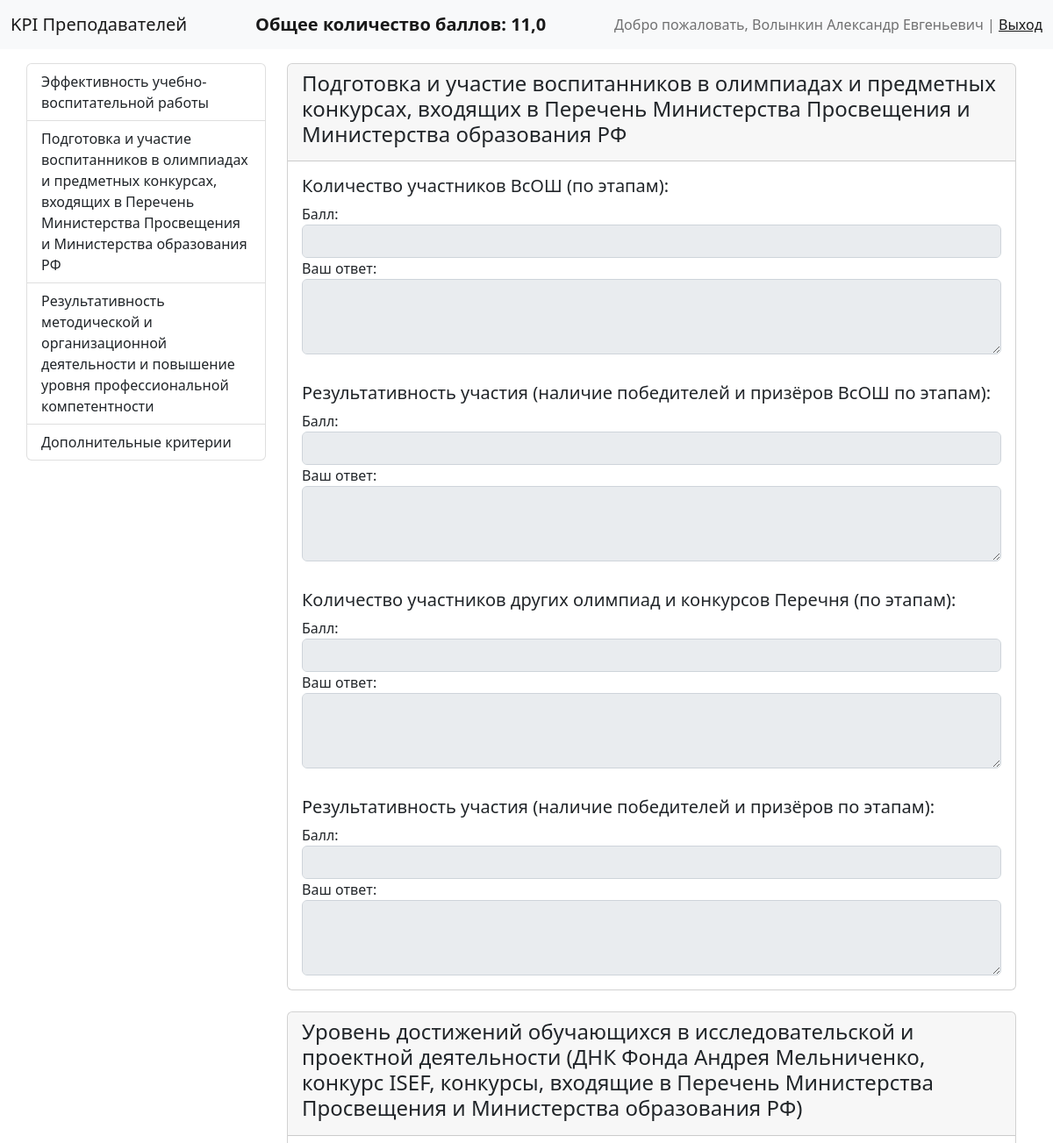
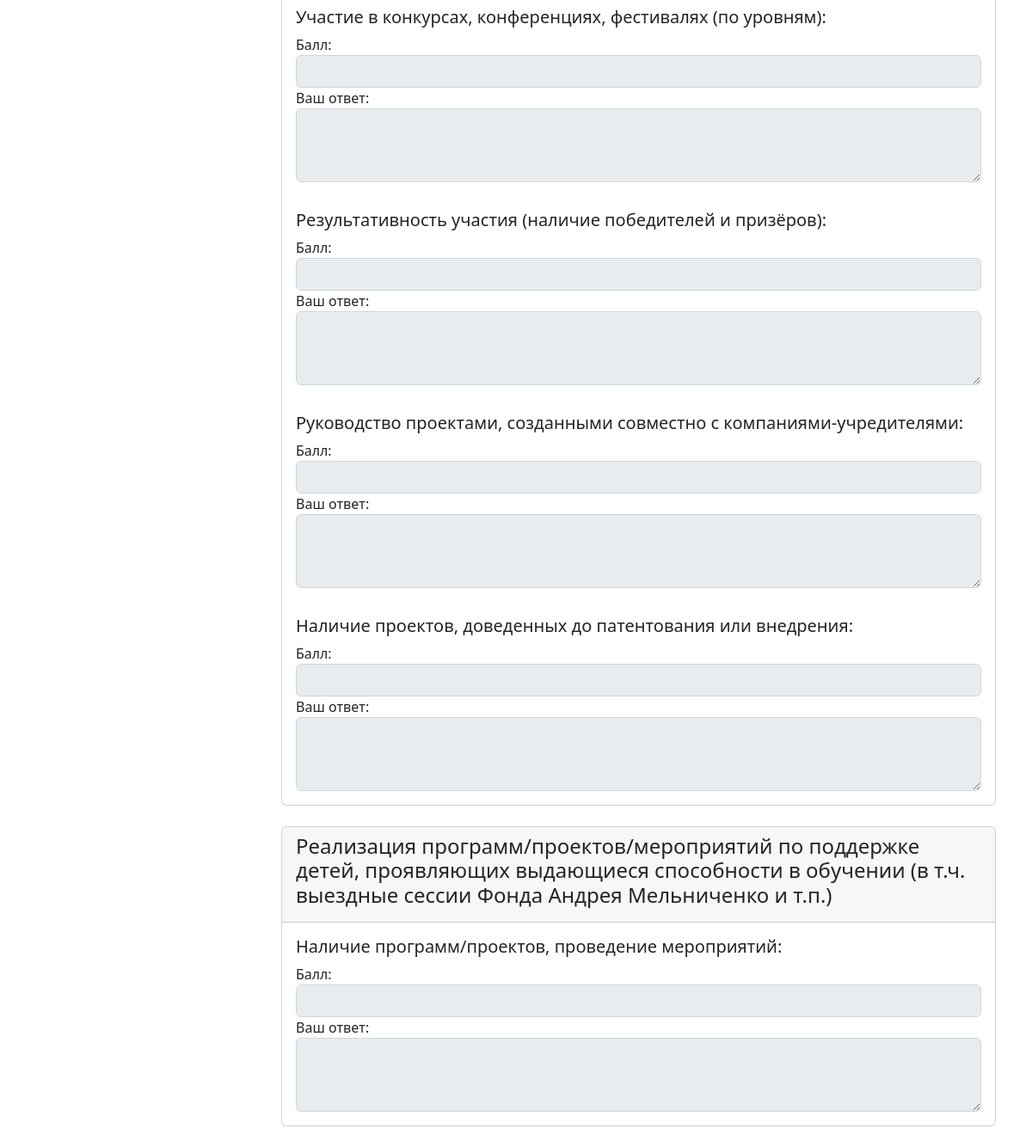
The page /answers/2/ (signed in) on the database its author committed (2 pictures, top to bottom).
### users/models.py (models this page shows, shortened)
class CustomUser(AbstractUser):
    patronymic = models.CharField(max_length=75, blank=True, verbose_name='Отчество')
    total_points = models.FloatField(default=0, verbose_name='Общее количество баллов')
    class Meta:
        verbose_name = 'Преподователь'
        verbose_name_plural = 'Преподователи'
        ordering = ['pk']
    def get_amount_points(self):
        return UserAnswer.objects.filter(user_id=self.pk).aggregate(amounts=Sum('point'))['amounts']
    def full_name(self):
        return f'{self.last_name} {self.first_name} {self.patronymic}'

### kpi/models.py (models this page shows, shortened)
class Kpi(models.Model):
    name = models.CharField(max_length=250, db_index=True, verbose_name='Наименование')
    class Meta:
        verbose_name = 'Показатель эффективности деятельности'
        verbose_name_plural = '1. Показатели эффективности деятельности'
        ordering = ['id']
    def get_absolute_url(self):
        return reverse_lazy('kpi:home', kwargs={'pk': self.pk})

class Criteria(models.Model):
    name = models.CharField(max_length=250, verbose_name='Наименование')
    kpi = models.ForeignKey('Kpi', on_delete=models.PROTECT, verbose_name='Показатель эффективности деятельности')
    class Meta:
        verbose_name = 'Критерий оценки эффективности деятельности'
        verbose_name_plural = '2. Критерии оценки эффективности деятельности'
        ordering = ['id']

class Indicator(models.Model):
    name = models.CharField(max_length=250, db_index=True, verbose_name='Наименование')
    criteria = models.ForeignKey('Criteria', on_delete=models.PROTECT,
                                 verbose_name='Критерий оценки эффективности деятельности')
    category = models.ManyToManyField('Category', verbose_name='Категории')
    class Meta:
        verbose_name = 'Количественный, качественный или объёмный показатель'
        verbose_name_plural = '3. Количественные, качественные или объёмные показатели'
        ordering = ['id']

### kpi/views.py (the view)
# urls.py: path('answers/<int:pk>/', views.home_2, name='home_2'),
def home_2(request, pk=1):
    criteria_on_page = Criteria.objects.filter(kpi__pk=pk).prefetch_related('indicator_set', 'indicator_set__category')
    context = {'criteria': criteria_on_page}
    if request.user.is_authenticated:
        indicators_on_page = Indicator.objects.filter(criteria__kpi__pk=pk)
        indicators_count = indicators_on_page.count()
        entries_user = UserAnswer.objects.filter(user_id=request.user.pk, indicator__in=indicators_on_page)
        initial_list = []
        for indicator in indicators_on_page:
            d = {'indicator': indicator.pk}
            initial_list.append(d)
        if request.method == "POST":
            forms = create_forms(indicators=indicators_on_page, indicators_len=indicators_count, initial=initial_list,
                                 entries=entries_user, post=request.POST)
            if all([form.is_valid() for form in forms.values()]):
                for form in forms.values():
                    new_entry = form.save(commit=False)
                    new_entry.user_id = request.user.pk
                    new_entry.save()
                request.user.total_points = request.user.get_amount_points()
                request.user.save()
                return redirect('kpi:home')
        else:
            if entries_user.exists():
                forms = create_forms(indicators=indicators_on_page, indicators_len=indicators_count,
                                     initial=initial_list, entries=entries_user, post=None)
            else:
                forms = {}
                for indicator, x, init_entry in zip(indicators_on_page, range(indicators_count), initial_list):
                    forms[indicator.id] = UserAnswerForm(prefix=str(x), initial=init_entry)
        context['forms'] = forms
    return render(request, 'kpi/home_2.html', context=context)

### kpi/templatetags/kpi_tags.py (called while the page is built)
@register.simple_tag()
def get_list_kpi():
    return Kpi.objects.all()

### kpi/templates/kpi/home_2.html (shortened to what this page needs)
{% extends 'base.html' %}
{% block content %}
{% if user.is_authenticated %}
  <form method="post">
    {% for criterion in criteria %}
        <div class="card">
            <div class="card-header">
                <h4>{{ criterion.name }}</h4>
            </div>
            {% for indicator in criterion.indicator_set.all %}
                <div class="card-body">
                    <h5 class="card-title">{{ indicator.name }}</h5>
                    {% for id, form in forms.items %}
                        {% if id == indicator.id %}
                            <div class="form-group">
                                <label for="{{ form.point.id_for_label }}">Балл:</label>
                                {{ form.point }}
                            </div>
                            <div class="form-group">
                                <label for="{{ form.text.id_for_label }}">Ваш ответ:</label>
                                {{ form.text }}
                            </div>
                        {% endif %}
                    {% endfor %}
                </div>
            {% endfor %}
        </div>
        <br>
    {% endfor %}
  </form>
{% endif %}
{% endblock content %}

### templates/inc/_navbar.html
<nav class="navbar bg-light">
    <div class="container-fluid">
        <a class="navbar-brand" href="/">KPI Преподавателей</a>
        {% if user.is_authenticated %}
        <span class="navbar-brand">
            <strong>Общее количество баллов: {{ user.get_amount_points }}</strong>
        </span>
        <span class="navbar-text">
            Добро пожаловать, {{ user.full_name }} |
            <a href="{% url 'users:user_logout' %}">Выход</a>
        </span>
        {% else %}
        <span class="navbar-text">
            <a href="{% url 'users:user_login' %}">Авторизация</a>
        </span>
        {% endif %}
    </div>
</nav>

### templates/inc/_sidebar.html
{% load kpi_tags %}
{% get_list_kpi as kpi %}
<div class="list-group">
    {% for item in kpi %}
        <a href="{{ item.get_absolute_url }}"
            class="list-group-item list-group-item-action">
            {{ item.name }}
        </a>
    {% endfor %}
</div>

### rows shown on the page
CustomUser: get_amount_points "11,0", full_name "Волынкин Александр Евгеньевич"
Kpi: name "Эффективность учебно-воспитательной работы"
Kpi: name "Подготовка и участие воспитанников в олимпиадах и предметных конкурсах, входящих в Перечень Министерства Просвещения и Министерства образования РФ"
Kpi: name "Результативность методической и организационной деятельности и повышение уровня профессиональной компетентности"
Kpi: name "Дополнительные критерии"
Criteria: name "Подготовка и участие воспитанников в олимпиадах и предметных конкурсах, входящих в Перечень Министерства Просвещения и Министерства образования РФ"
Indicator: name "Количество участников ВсОШ (по этапам):"
Indicator: name "Результативность участия (наличие победителей и призёров ВсОШ по этапам):"
Indicator: name "Количество участников других олимпиад и конкурсов Перечня (по этапам):"
Indicator: name "Результативность участия (наличие победителей и призёров по этапам):"
Criteria: name "Уровень достижений обучающихся в исследовательской и проектной деятельности (ДНК Фонда Андрея Мельниченко, конкурс ISEF, конкурсы, входящие в Перечень Министерства Просвещения и Министерства образования РФ)"
Indicator: name "Участие в конкурсах, конференциях, фестивалях (по уровням):"
Indicator: name "Результативность участия (наличие победителей и призёров):"
Indicator: name "Руководство проектами, созданными совместно с компаниями-учредителями:"
Indicator: name "Наличие проектов, доведенных до патентования или внедрения:"
Criteria: name "Реализация программ/проектов/мероприятий по поддержке детей, проявляющих выдающиеся способности в обучении (в т.ч. выездные сессии Фонда Андрея Мельниченко и т.п.)"
Indicator: name "Наличие программ/проектов, проведение мероприятий:"
